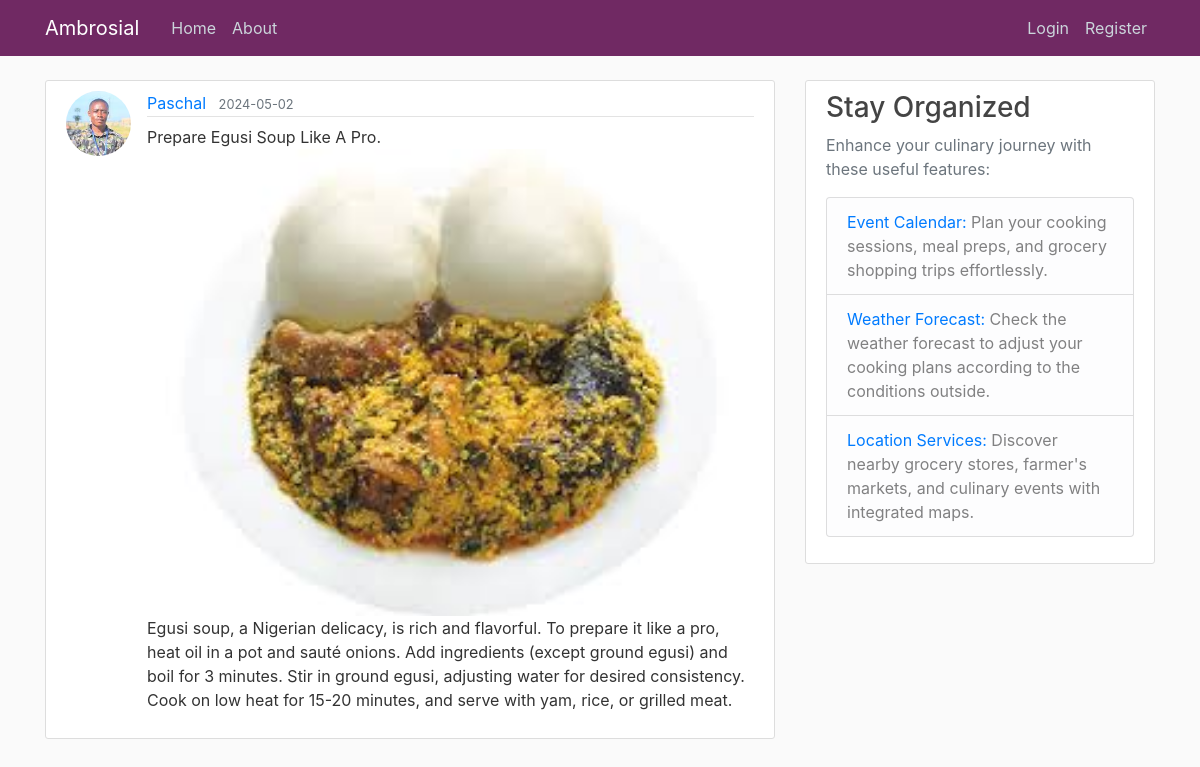
Screenshot of /post/2 with the database file from the repository.
### flask_ambrosial/models.py (models this page shows, shortened)
class User(db.Model, UserMixin):
    id = db.Column(db.Integer, primary_key=True)
    username = db.Column(db.String(20), unique=True, nullable=False)
    email = db.Column(db.String(120), unique=True, nullable=False)
    image_file = db.Column(db.String(20),
                           nullable=False, default='default.jpg')
    password = db.Column(db.String(60), nullable=False)
    """ Relationship with Post model, one-to-many
    relationship (one user can have multiple posts) """
    posts = db.relationship('Post', backref='author', lazy=True)

class Post(db.Model):
    id = db.Column(db.Integer, primary_key=True)
    title = db.Column(db.String(100), nullable=False)
    date_posted = db.Column(db.DateTime,
                            nullable=False,
                            default=datetime.now(timezone.utc))
    content = db.Column(db.Text, nullable=False)
    user_id = db.Column(db.Integer, db.ForeignKey('user.id'), nullable=False)
    image_filename = db.Column(db.String(100), nullable=False)

### flask_ambrosial/posts/routes.py (the view)
@posts.route("/post/<int:post_id>")
def post(post_id):
    post = Post.query.get_or_404(post_id)
    return render_template('post.html', title=post.title, post=post)

### flask_ambrosial/templates/post.html (shortened to what this page needs)
{% extends "layout.html" %}
{% block content %}
    <article class="media content-section">
        <img class="rounded-circle article-img" src="{{ url_for('static', filename='profile_pics/' + post.author.image_file) }}">
        <div class="media-body">
            <div class="article-metadata">
                <a class="mr-2" href="{{ url_for('users.user_posts', username=post.author.username) }}">{{ post.author.username }}</a>
                <small class="text-muted">{{ post.date_posted.strftime('%Y-%m-%d') }}</small>
            </div>
            <h2 class="article-title"></h2>{{ post.title }}</h2>
            {% if post.image_filename %}
                <img src="{{ url_for('static', filename='post_pics/' + post.image_filename) }}" alt="{{ post.title }}" style="width:100%; border:none;">
            {% endif %}
            <p class="article-content">{{ post.content }}</p>
        </div>
    </article>
{% endblock content %}

### flask_ambrosial/static/main.css (style rules this page uses)
body { background: #fafafa; color: #333333; margin-top: 5rem; }
.content-section { background: #ffffff; padding: 10px 20px; border: 1px solid #dddddd; border-radius: 3px; margin-bottom: 20px; }
.article-content { white-space: pre-line; }
.article-img { height: 65px; width: 65px; margin-right: 16px; }
.article-metadata { padding-bottom: 1px; margin-bottom: 4px; border-bottom: 1px solid #e3e3e3; }

### rows the page displays
User: image_file (picture), author.username "Paschal"
Post: date_posted "2024-05-02", title "Prepare Egusi Soup Like A Pro.", image_filename (picture), content "Egusi soup, a Nigerian delicacy, is rich and flavorful. To prepare it like a pro, heat oil in a pot and sauté onions. Add ingredients (except ground egusi) and boil for 3 minutes. Stir in ground egusi, adjusting water for desired consistency. Cook on low heat for 15-20 minutes, and serve with yam, rice, or grilled meat."
